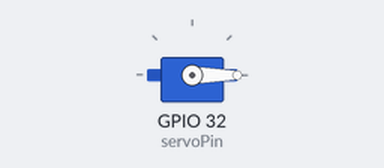
This sketch was run on a simulated ESP32. Parts: servo.

Above: at 0.05 s.
At 1.5 s:
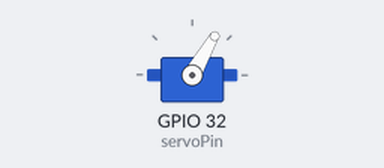
At 2.95 s:
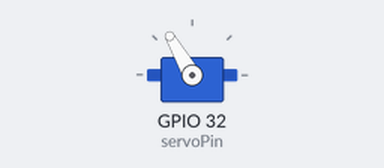
At 6.0 s:
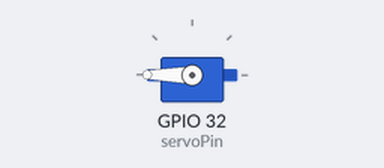
Timing chart, 0 to 7.8 s (numbered marks = the images above):
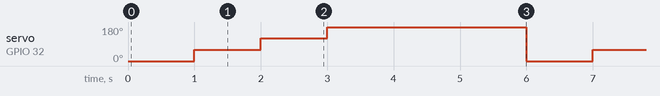

Measured:
- by itself, servo on GPIO 32 (servoPin): repeats every 6.0 s: 120° 1.0 s, 180° 3.0 s, 0° 1.0 s, 60° 1.0 s

The sketch:

ServoTest.ino
```cpp
/* Servo Test
Green => GND
Blue => Source
Orange => 32
 */

#include <ESP32Servo.h>   // Servo Library
Servo servo1;   // Initializing Servo Library

int servoPin = 32;    // Servo Pin

void setup()
{
  // Servo Pin Assignment via Library function
  servo1.attach(servoPin);
}
void loop()
{
  /* The servo is order to do a 360 degree loop to
     test its limitations and speed */
  servo1.write(0);
  delay(1000);
  servo1.write(60);
  delay(1000);
  servo1.write(120);
  delay(1000);
  servo1.write(180);
  delay(1000);
  servo1.write(240);
  delay(1000);
  servo1.write(300);
  delay(1000);
}
```
